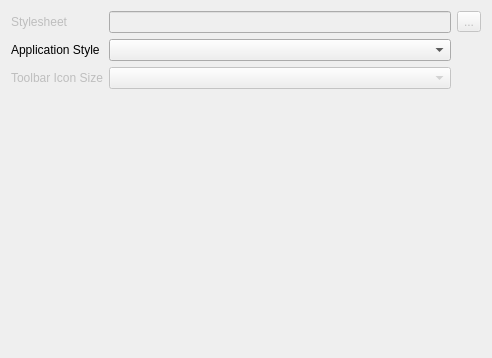
<?xml version="1.0" encoding="UTF-8"?>
<ui version="4.0">
 <class>Core::MainWindow::MainSettingPage</class>
 <widget class="QWidget" name="Core::MainWindow::MainSettingPage">
  <property name="geometry">
   <rect>
    <x>0</x>
    <y>0</y>
    <width>492</width>
    <height>358</height>
   </rect>
  </property>
  <property name="windowTitle">
   <string>Form</string>
  </property>
  <layout class="QGridLayout" name="gridLayout">
   <item row="0" column="0">
    <layout class="QGridLayout" name="gridLayout_2">
     <item row="0" column="0">
      <widget class="QLabel" name="label_3">
       <property name="enabled">
        <bool>false</bool>
       </property>
       <property name="toolTip">
        <string>Sets the application's stylesheet</string>
       </property>
       <property name="text">
        <string>Stylesheet</string>
       </property>
      </widget>
     </item>
     <item row="0" column="1">
      <widget class="QLineEdit" name="txtStylesheet">
       <property name="enabled">
        <bool>false</bool>
       </property>
       <property name="toolTip">
        <string>Sets the application's stylesheet</string>
       </property>
      </widget>
     </item>
     <item row="2" column="0">
      <widget class="QLabel" name="label">
       <property name="toolTip">
        <string>Sets the applications style</string>
       </property>
       <property name="text">
        <string>Application Style</string>
       </property>
      </widget>
     </item>
     <item row="2" column="1">
      <widget class="QComboBox" name="cmbStyle">
       <property name="toolTip">
        <string>Sets the applications style</string>
       </property>
      </widget>
     </item>
     <item row="3" column="0">
      <widget class="QLabel" name="label_2">
       <property name="enabled">
        <bool>false</bool>
       </property>
       <property name="toolTip">
        <string>Sets the application's toolbar icon size</string>
       </property>
       <property name="text">
        <string>Toolbar Icon Size</string>
       </property>
      </widget>
     </item>
     <item row="3" column="1">
      <widget class="QComboBox" name="cmbToolbarIcons">
       <property name="enabled">
        <bool>false</bool>
       </property>
       <property name="toolTip">
        <string>Sets the application's toolbar icon size</string>
       </property>
      </widget>
     </item>
     <item row="0" column="2">
      <widget class="QToolButton" name="btnStylesheet">
       <property name="enabled">
        <bool>false</bool>
       </property>
       <property name="toolTip">
        <string>Sets the application's stylesheet</string>
       </property>
       <property name="text">
        <string>...</string>
       </property>
      </widget>
     </item>
     <item row="4" column="1">
      <spacer name="verticalSpacer">
       <property name="orientation">
        <enum>Qt::Vertical</enum>
       </property>
       <property name="sizeHint" stdset="0">
        <size>
         <width>20</width>
         <height>40</height>
        </size>
       </property>
      </spacer>
     </item>
    </layout>
   </item>
  </layout>
 </widget>
 <resources/>
 <connections/>
</ui>
